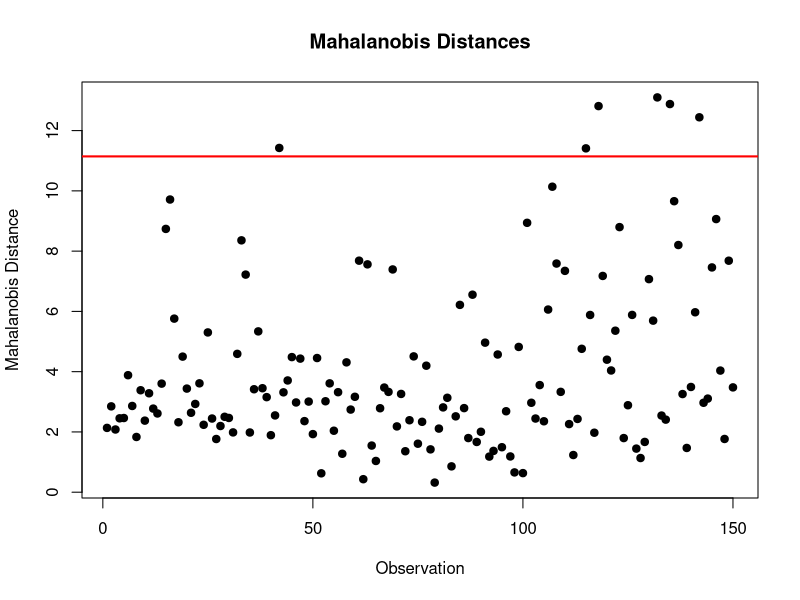
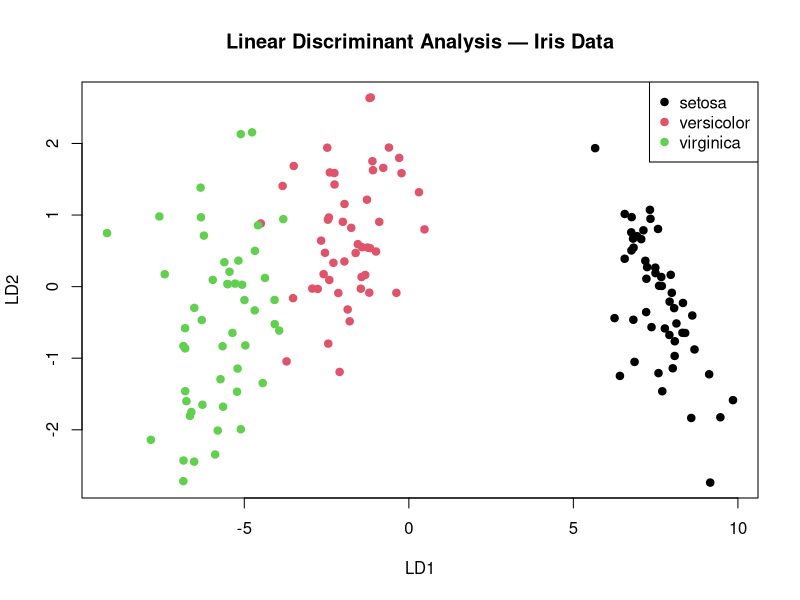
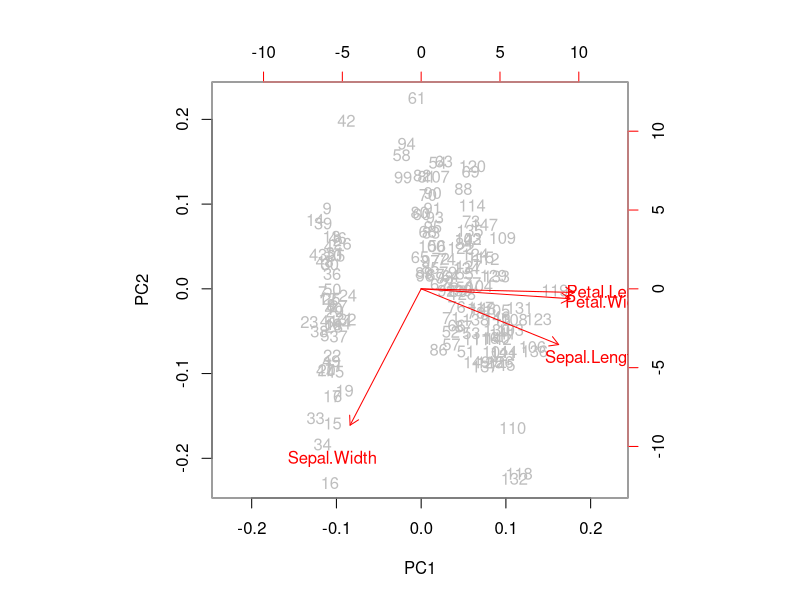
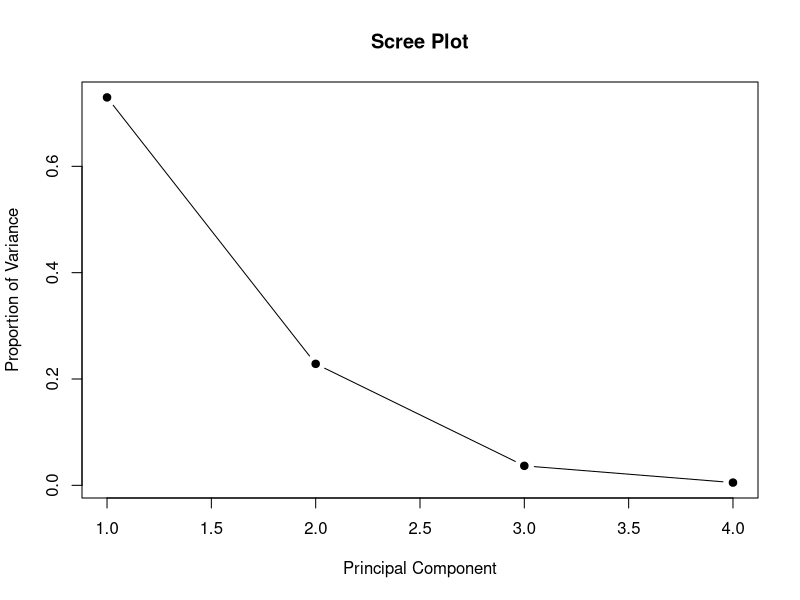
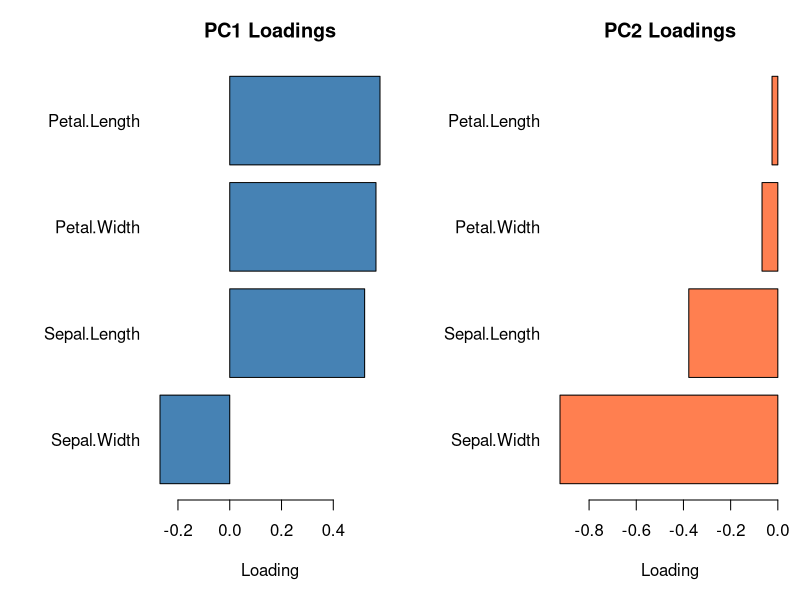
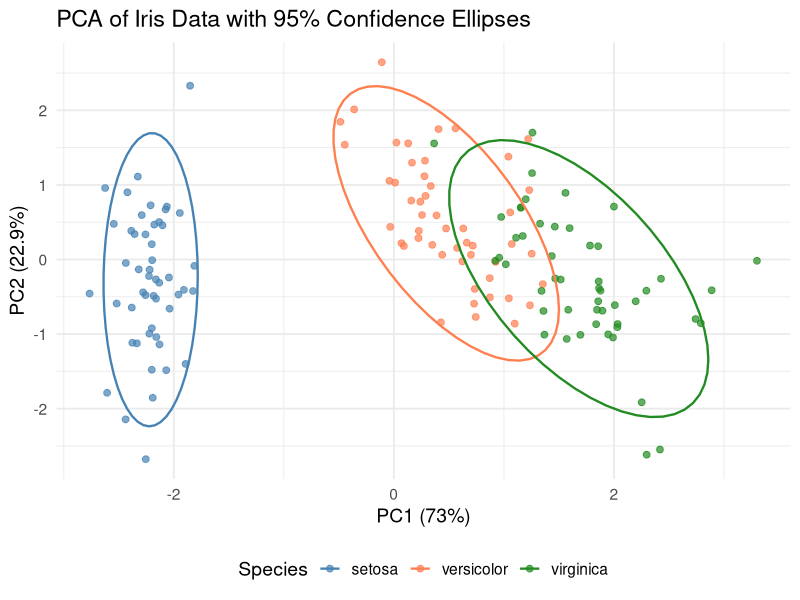
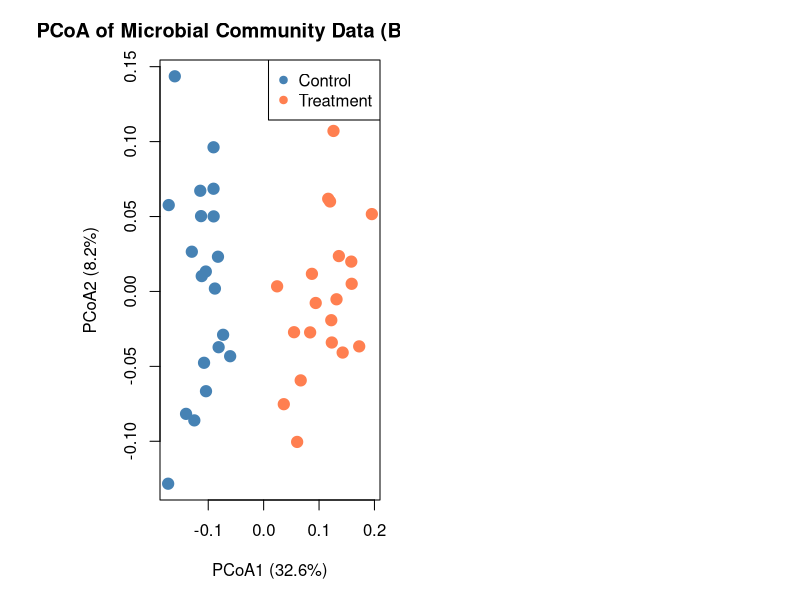
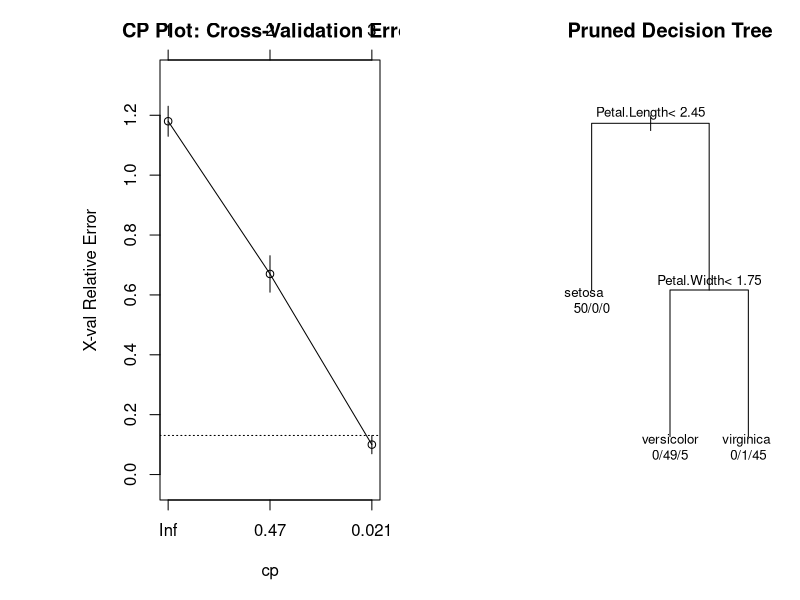

These figures' R source, in order:
## ---- chunk 1
#| label: setup
#| include: false

# Core data manipulation and visualization
library(tidyverse)
library(knitr)
library(readxl)

# Statistical analysis packages
library(MASS)        # LDA, robust regression
library(pwr)         # Power analysis
library(boot)        # Bootstrap methods
library(car)         # Companion to Applied Regression
library(survival)    # Survival analysis
library(nlme)        # Mixed effects models
library(broom)       # Tidy model output
library(emmeans)     # Estimated marginal means
library(vegan)       # Ecological ordination (PCoA, NMDS, PERMANOVA)
library(rpart)       # Decision trees
library(randomForest) # Random forests
library(e1071)       # SVM

# Set consistent theme for all plots
theme_set(theme_minimal(base_size = 14))

# Set seed for reproducibility
set.seed(2026)
## ---- chunk 2
#| echo: false
#| eval: true

iris_manova <- manova(cbind(Sepal.Length, Sepal.Width,
                            Petal.Length, Petal.Width) ~ Species,
                      data = iris)
summary(iris_manova, test = "Pillai")
## ---- chunk 3
#| label: mahal-outliers-output
#| echo: false
#| eval: true
#| fig-width: 8
#| fig-height: 4

iris_numeric <- iris[, 1:4]
center <- colMeans(iris_numeric)
cov_matrix <- cov(iris_numeric)
mahal_dist <- mahalanobis(iris_numeric, center, cov_matrix)

plot(mahal_dist, pch = 19, main = "Mahalanobis Distances",
     ylab = "Mahalanobis Distance", xlab = "Observation")
abline(h = qchisq(0.975, df = 4), col = "red", lwd = 2)
## ---- chunk 4
#| echo: false
#| eval: true

library(MASS)
iris_lda <- lda(Species ~ Sepal.Length + Sepal.Width +
                         Petal.Length + Petal.Width,
               data = iris)
iris_lda$scaling
## ---- chunk 5
#| echo: false
#| eval: true

iris_pred <- predict(iris_lda)
table(Predicted = iris_pred$class, Actual = iris$Species)
## ---- chunk 6
#| label: lda-viz-output
#| echo: false
#| eval: true
#| fig-width: 10
#| fig-height: 5

lda_scores <- predict(iris_lda)$x
plot(lda_scores[, 1], lda_scores[, 2],
     col = as.numeric(iris$Species), pch = 19,
     xlab = "LD1", ylab = "LD2",
     main = "Linear Discriminant Analysis — Iris Data")
legend("topright", levels(iris$Species),
       col = 1:3, pch = 19)
## ---- chunk 7
#| echo: false
#| eval: true

new_flowers <- data.frame(
  Sepal.Length = c(5.0, 6.5, 7.0),
  Sepal.Width  = c(3.5, 3.0, 3.2),
  Petal.Length  = c(1.4, 4.5, 6.0),
  Petal.Width   = c(0.2, 1.5, 2.0)
)

predict(iris_lda, new_flowers)$class
round(predict(iris_lda, new_flowers)$posterior, 3)
## ---- chunk 8
#| echo: false
#| eval: true

pca_result <- prcomp(iris[, 1:4], scale. = TRUE)
summary(pca_result)
## ---- chunk 9
#| label: pca-biplot-output
#| echo: false
#| eval: true
#| fig-width: 8
#| fig-height: 5

biplot(pca_result, col = c("gray", "red"))
## ---- chunk 10
#| label: scree-plot-output
#| echo: false
#| eval: true
#| fig-width: 8
#| fig-height: 4

var_explained <- pca_result$sdev^2 / sum(pca_result$sdev^2)

plot(var_explained, type = "b", pch = 19,
     xlab = "Principal Component", ylab = "Proportion of Variance",
     main = "Scree Plot")
## ---- chunk 11
#| label: pca-loadings-output
#| echo: false
#| eval: true
#| fig-width: 10
#| fig-height: 4

par(mfrow = c(1, 2), mar = c(5, 8, 3, 1))

# Loadings barplot for PC1
loadings_pc1 <- pca_result$rotation[, 1]
barplot(sort(loadings_pc1), horiz = TRUE, las = 1,
        main = "PC1 Loadings", col = "steelblue",
        xlab = "Loading")

# Loadings barplot for PC2
loadings_pc2 <- pca_result$rotation[, 2]
barplot(sort(loadings_pc2), horiz = TRUE, las = 1,
        main = "PC2 Loadings", col = "coral",
        xlab = "Loading")
## ---- chunk 12
#| label: pca-ggplot-output
#| echo: false
#| eval: true
#| fig-width: 8
#| fig-height: 5

library(ggplot2)
pca_scores <- as.data.frame(pca_result$x)
pca_scores$Species <- iris$Species
var_exp <- round(100 * pca_result$sdev^2 / sum(pca_result$sdev^2), 1)

ggplot(pca_scores, aes(x = PC1, y = PC2, color = Species)) +
  geom_point(size = 2, alpha = 0.7) +
  stat_ellipse(level = 0.95, linewidth = 0.8) +
  labs(x = paste0("PC1 (", var_exp[1], "%)"),
       y = paste0("PC2 (", var_exp[2], "%)"),
       title = "PCA of Iris Data with 95% Confidence Ellipses") +
  scale_color_manual(values = c("steelblue", "coral", "forestgreen")) +
  theme_minimal(base_size = 14) +
  theme(legend.position = "bottom")
## ---- chunk 13
#| label: pcoa-community-output
#| echo: false
#| eval: true
#| fig-width: 8
#| fig-height: 5

library(vegan)
set.seed(42)
# Simulated microbiome-style community data
n_samples <- 40
n_species <- 20
treatment <- factor(rep(c("Control", "Treatment"), each = 20))
community <- matrix(rpois(n_samples * n_species, lambda = 5), n_samples, n_species)
# Treatment effect: shift abundance of some species
community[treatment == "Treatment", 1:5] <- community[treatment == "Treatment", 1:5] + rpois(5 * 20, 8)

dist_bc <- vegdist(community, method = "bray")
pcoa_res <- cmdscale(dist_bc, k = 2, eig = TRUE)
var_exp <- round(100 * pcoa_res$eig[1:2] / sum(pcoa_res$eig[pcoa_res$eig > 0]), 1)

plot(pcoa_res$points, col = c("steelblue", "coral")[treatment],
     pch = 19, cex = 1.5,
     xlab = paste0("PCoA1 (", var_exp[1], "%)"),
     ylab = paste0("PCoA2 (", var_exp[2], "%)"),
     main = "PCoA of Microbial Community Data (Bray-Curtis)")
legend("topright", levels(treatment), col = c("steelblue", "coral"), pch = 19)
## ---- chunk 14
#| label: tree-pruning-output
#| echo: false
#| eval: true
#| fig-width: 10
#| fig-height: 4

library(rpart)
tree_full <- rpart(Species ~ ., data = iris, method = "class",
                   control = rpart.control(cp = 0.001))
par(mfrow = c(1, 2))
plotcp(tree_full, main = "CP Plot: Cross-Validation Error")
optimal_cp <- tree_full$cptable[which.min(tree_full$cptable[, "xerror"]), "CP"]
pruned <- prune(tree_full, cp = optimal_cp)
plot(pruned, margin = 0.15)
text(pruned, use.n = TRUE, cex = 0.8)
title("Pruned Decision Tree")
## ---- chunk 15
#| label: rf-varimp-output
#| echo: false
#| eval: true
#| fig-width: 10
#| fig-height: 4

library(randomForest)
set.seed(42)
rf_model <- randomForest(Species ~ ., data = iris,
                         ntree = 500, mtry = 2, importance = TRUE)
par(mfrow = c(1, 2))
varImpPlot(rf_model, main = "Variable Importance")
